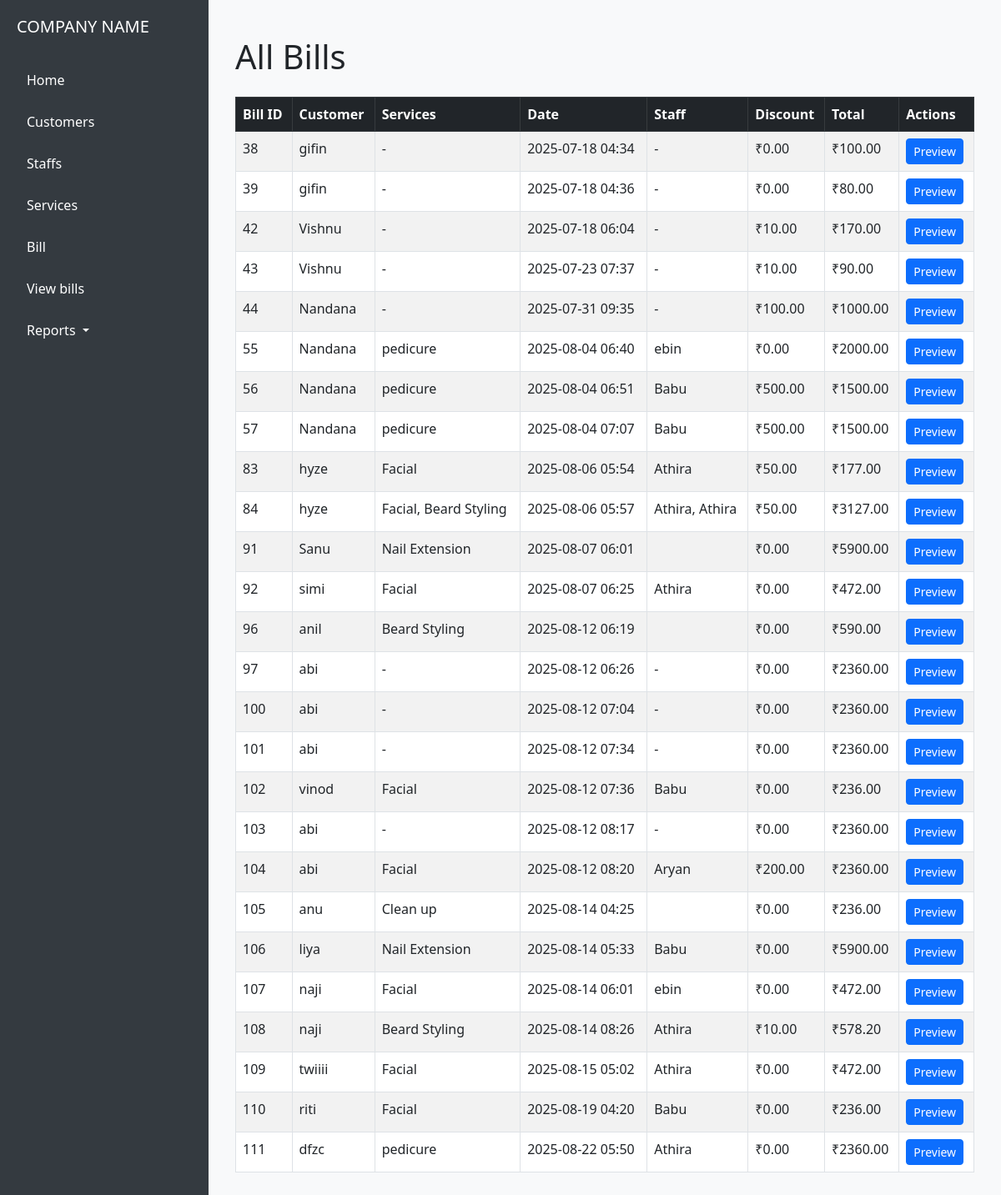
Page /bills/ on the committed database.
### core/models.py (models this page shows, shortened)
class Bill(models.Model):
    customer = models.ForeignKey(Customer, on_delete=models.CASCADE)
    date = models.DateTimeField(auto_now_add=True)
    total = models.DecimalField(max_digits=10, decimal_places=2)
    discount = models.DecimalField(max_digits=10, decimal_places=2, default=0)
    created_at = models.DateTimeField(default=timezone.now)

class Customer(models.Model):
    name = models.CharField(max_length=100)
    phone = models.CharField(max_length=15)
    email = models.EmailField(blank=True, null=True)
    dob = models.DateField(default=timezone.now)
    address = models.TextField(default='N/A')
    state = models.CharField(max_length=100,null=True)
    district = models.CharField(max_length=100,null=True)
    place = models.CharField(max_length=100,null=True)
    pincode = models.CharField(max_length=6,null=True)
    gender = models.CharField(max_length=1, choices=GENDER_CHOICES, default='F')
    date = models.DateField(default=timezone.now)

class BillItem(models.Model):
    bill = models.ForeignKey(Bill, on_delete=models.CASCADE, related_name="items")
    service = models.ForeignKey(Service, on_delete=models.CASCADE)
    staff = models.ForeignKey(Staff, on_delete=models.SET_NULL, null=True)
    price = models.DecimalField(max_digits=8, decimal_places=2)

class Service(models.Model):
    CATEGORY_CHOICES = (
        ('men', 'Men'),
        ('women', 'Women'),
        ('kids', 'Kids'),
    )
    name = models.CharField(max_length=100)
    price = models.DecimalField(max_digits=8, decimal_places=2)
    category = models.CharField(max_length=10, choices=CATEGORY_CHOICES)

class Staff(models.Model):
    name = models.CharField(max_length=100)
    phone = models.CharField(max_length=15, null=True, blank=True)
    email = models.EmailField(blank=True, null=True)
    position = models.CharField(max_length=100,null=True, blank=True)
    dob = models.DateField(default=timezone.now)
    address = models.TextField(default='N/A')
    gender = models.CharField(max_length=1, choices=GENDER_CHOICES, default='F')
    date = models.DateField(default=timezone.now)
    basic_salary = models.DecimalField(max_digits=10, decimal_places=2, default=0)

### core/views.py (the view)
# urls.py: path('bills/', views.list_bills, name='list_bills'),
def list_bills(request):
    bills = Bill.objects.select_related('customer').prefetch_related('items__service', 'items__staff')
    return render(request, 'core/list_bills.html', {'bills': bills})

### core/templates/core/list_bills.html
{% extends "core/base.html" %}
{% block content %}
<div class="container mt-4">
    <h1 class="mb-4">All Bills</h1>
    <table class="table table-bordered table-striped">
        <thead class="table-dark">
            <tr>
                <th>Bill ID</th>
                <th>Customer</th>
                <th>Services</th>
                <th>Date</th>
                <th>Staff</th>
                <th>Discount</th>
                <th>Total</th>
                <th>Actions</th>
            </tr>
        </thead>
        <tbody>
            {% for bill in bills %}
                <tr>
                    <td>{{ bill.id }}</td>
                    <td>{{ bill.customer.name }}</td>
                    <td>
                        {% for item in bill.items.all %}
                            {{ item.service.name }}{% if not forloop.last %}, {% endif %}
                        {% empty %}
                            -
                        {% endfor %}
                    </td>
                    <td>{{ bill.date|date:"Y-m-d H:i" }}</td>
                    <td>
                        {% for item in bill.items.all %}
                            {{ item.staff.name }}{% if not forloop.last %}, {% endif %}
                        {% empty %}
                            -
                        {% endfor %}
                    </td>
                    <td>₹{{ bill.discount }}</td>
                    <td>₹{{ bill.total }}</td>
                    <td>
                        <a class="btn btn-sm btn-primary" href="{% url 'invoice_preview' bill.id %}">Preview</a>
                    </td>
                </tr>
            {% endfor %}
        </tbody>
    </table>
</div>
{% endblock %}

### core/templates/core/base.html (style rules this page uses)
body { margin: 0; font-family: 'Segoe UI', sans-serif; }

### rows in the picture
Bill: id "38", customer.name "gifin", date "2025-07-18 04:34", discount "0.00", total "100.00"
Bill: id "39", customer.name "gifin", date "2025-07-18 04:36", discount "0.00", total "80.00"
Bill: id "42", customer.name "Vishnu", date "2025-07-18 06:04", discount "10.00", total "170.00"
Bill: id "43", customer.name "Vishnu", date "2025-07-23 07:37", discount "10.00", total "90.00"
Bill: id "44", customer.name "Nandana", date "2025-07-31 09:35", discount "100.00", total "1000.00"
Bill: id "55", customer.name "Nandana", date "2025-08-04 06:40", discount "0.00", total "2000.00"
BillItem: service.name "pedicure", staff.name "ebin"
Bill: id "56", customer.name "Nandana", date "2025-08-04 06:51", discount "500.00", total "1500.00"
BillItem: service.name "pedicure", staff.name "Babu"
Bill: id "57", customer.name "Nandana", date "2025-08-04 07:07", discount "500.00", total "1500.00"
BillItem: service.name "pedicure", staff.name "Babu"
Bill: id "83", customer.name "hyze", date "2025-08-06 05:54", discount "50.00", total "177.00"
BillItem: service.name "Facial", staff.name "Athira"
Bill: id "84", customer.name "hyze", date "2025-08-06 05:57", discount "50.00", total "3127.00"
BillItem: service.name "Facial", staff.name "Athira"
BillItem: service.name "Beard Styling", staff.name "Athira"
Bill: id "91", customer.name "Sanu", date "2025-08-07 06:01", discount "0.00", total "5900.00"
BillItem: service.name "Nail Extension"
Bill: id "92", customer.name "simi", date "2025-08-07 06:25", discount "0.00", total "472.00"
BillItem: service.name "Facial", staff.name "Athira"
Bill: id "96", customer.name "anil", date "2025-08-12 06:19", discount "0.00", total "590.00"
BillItem: service.name "Beard Styling"
Bill: id "97", customer.name "abi", date "2025-08-12 06:26", discount "0.00", total "2360.00"
Bill: id "100", customer.name "abi", date "2025-08-12 07:04", discount "0.00", total "2360.00"
Bill: id "101", customer.name "abi", date "2025-08-12 07:34", discount "0.00", total "2360.00"
Bill: id "102", customer.name "vinod", date "2025-08-12 07:36", discount "0.00", total "236.00"
BillItem: service.name "Facial", staff.name "Babu"
Bill: id "103", customer.name "abi", date "2025-08-12 08:17", discount "0.00", total "2360.00"
Bill: id "104", customer.name "abi", date "2025-08-12 08:20", discount "200.00", total "2360.00"
BillItem: service.name "Facial", staff.name "Aryan"
Bill: id "105", customer.name "anu", date "2025-08-14 04:25", discount "0.00", total "236.00"
BillItem: service.name "Clean up"
Bill: id "106", customer.name "liya", date "2025-08-14 05:33", discount "0.00", total "5900.00"
BillItem: service.name "Nail Extension", staff.name "Babu"
Bill: id "107", customer.name "naji", date "2025-08-14 06:01", discount "0.00", total "472.00"
BillItem: service.name "Facial", staff.name "ebin"
Bill: id "108", customer.name "naji", date "2025-08-14 08:26", discount "10.00", total "578.20"
BillItem: service.name "Beard Styling", staff.name "Athira"
Bill: id "109", customer.name "twiiii", date "2025-08-15 05:02", discount "0.00", total "472.00"
BillItem: service.name "Facial", staff.name "Athira"
Bill: id "110", customer.name "riti", date "2025-08-19 04:20", discount "0.00", total "236.00"
BillItem: service.name "Facial", staff.name "Babu"
Bill: id "111", customer.name "dfzc", date "2025-08-22 05:50", discount "0.00", total "2360.00"
BillItem: service.name "pedicure", staff.name "Athira"
